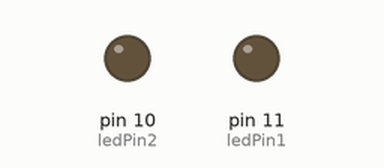
Recording of a sketch running on a simulated Arduino Uno, built with avr-gcc and run on an emulated ATmega328P. On the bench: output pins drawn as LEDs (lit = HIGH).

Above: at 0.1 s.
At 0.8 s:
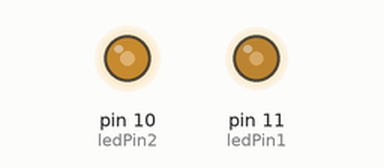
Timing chart, 0 to 40.0 s (numbered marks = the images above):
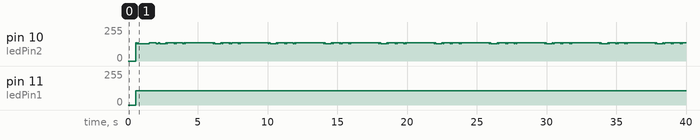

Measured:
- by itself, pin 11 (ledPin1): 0/255 → 108/255 at 0.54 s

The sketch:

VLC_8bit_PWM_2LED.ino
```cpp
const int ledPin1 = 11;
const int ledPin2 = 10;
const int dataLength = 10;
const int pwmWidth = 3;
const int silentZone = 2 * pwmWidth;

int counter1 = 0;
int dataArray1[dataLength];
int *packet1;
int packet1Size;
bool led1Status = false;

int counter2 = 0;
int dataArray2[dataLength];
int *packet2;
int packet2Size;
bool led2Status = false;

void initializeTimer()
{
  noInterrupts();
  TCCR1A = 0;
  TCCR1B = 0;
  TCNT1  = 0;

  int freq = 3000;
  int value = 16000000 / 256 /  freq / 2 ; // timer is 8 bits -> 256 values

  OCR1A = value;            // compare match register 16MHz/256/2Hz
  TCCR1B |= (1 << WGM12);   // CTC mode
  TCCR1B |= (1 << CS12);    // 256 prescaler
  TIMSK1 |= (1 << OCIE1A);  // enable timer compare interrupt
  interrupts();             // enable all interrupts
}

ISR(TIMER1_COMPA_vect)
{
  //For LED1
  if(counter1 < packet1Size)
  {
    if(packet1[counter1] == 1 && led1Status == false)
    {
      led1Status = true;
      digitalWrite(ledPin1,led1Status);
    }

    if(packet1[counter1] == 0 && led1Status == true)
    {
      led1Status = false;
      digitalWrite(ledPin1,led1Status);
    }
  }
  else if(counter1 < packet1Size+silentZone)
  {
    led1Status = false;
    digitalWrite(ledPin1,led1Status);
  }

  counter1++;
  if(counter1 == packet1Size+silentZone)
    counter1 = 0;

  //For LED2
  if(counter2 < packet2Size)
  {
    if(packet2[counter2] == 1 && led2Status == false)
    {
      led2Status = true;
      digitalWrite(ledPin2,led2Status);
    }

    if(packet2[counter2] == 0 && led2Status == true)
    {
      led2Status = false;
      digitalWrite(ledPin2,led2Status);
    }
  }
  else if(counter2 < packet2Size+silentZone)
  {
    led2Status = false;
    digitalWrite(ledPin2,led2Status);
  }

  counter2++;
  if(counter2 == packet2Size+silentZone)
    counter2 = 0;
}

void setData1()
{
  //StartBIT
  dataArray1[0] = 1;
  //Data
  dataArray1[1] = 0;
  dataArray1[2] = 1;
  dataArray1[3] = 0;
  dataArray1[4] = 1;
  dataArray1[5] = 0;
  dataArray1[6] = 1;
  dataArray1[7] = 0;
  dataArray1[8] = 1;
  //Parity -- even
  dataArray1[9] = 0;
}

void makePacket1()
{
  packet1Size = dataLength * pwmWidth;
  packet1 = (int*) malloc(packet1Size * sizeof(int));
  int i=0,j=0;
  while(i<dataLength)
  {
    if(dataArray1[i] == 1)
    {
      packet1[j++] = 1; //part 1 of data
      packet1[j++] = 1; //part 2 of data
      packet1[j++] = 0; //part 3 of data
      i++;
    }
    else
    {
      packet1[j++] = 1; //part 1 of data
      packet1[j++] = 0; //part 2 of data
      packet1[j++] = 0; //part 3 of data
      i++;
    }
  }
}

void setData2()
{
  //StartBIT
  dataArray2[0] = 1;
  //Data
  dataArray2[1] = 1;
  dataArray2[2] = 1;
  dataArray2[3] = 1;
  dataArray2[4] = 1;
  dataArray2[5] = 1;
  dataArray2[6] = 1;
  dataArray2[7] = 1;
  dataArray2[8] = 1;
  //Parity -- even
  dataArray2[9] = 0;
}

void makePacket2()
{
  packet2Size = dataLength * pwmWidth;
  packet2 = (int*) malloc(packet2Size * sizeof(int));
  int i=0,j=0;
  while(i<dataLength)
  {
    if(dataArray2[i] == 1)
    {
      packet2[j++] = 1; //part 1 of data
      packet2[j++] = 1; //part 2 of data
      packet2[j++] = 0; //part 3 of data
      i++;
    }
    else
    {
      packet2[j++] = 1; //part 1 of data
      packet2[j++] = 0; //part 2 of data
      packet2[j++] = 0; //part 3 of data
      i++;
    }
  }
}

void setup()
{
    pinMode(ledPin1, OUTPUT);
    pinMode(ledPin2, OUTPUT);
    setData1();
    setData2();
    makePacket1();
    makePacket2();
    delay(500);
//    digitalWrite(ledPin2,LOW);
    initializeTimer();
}

void loop(){}
```
